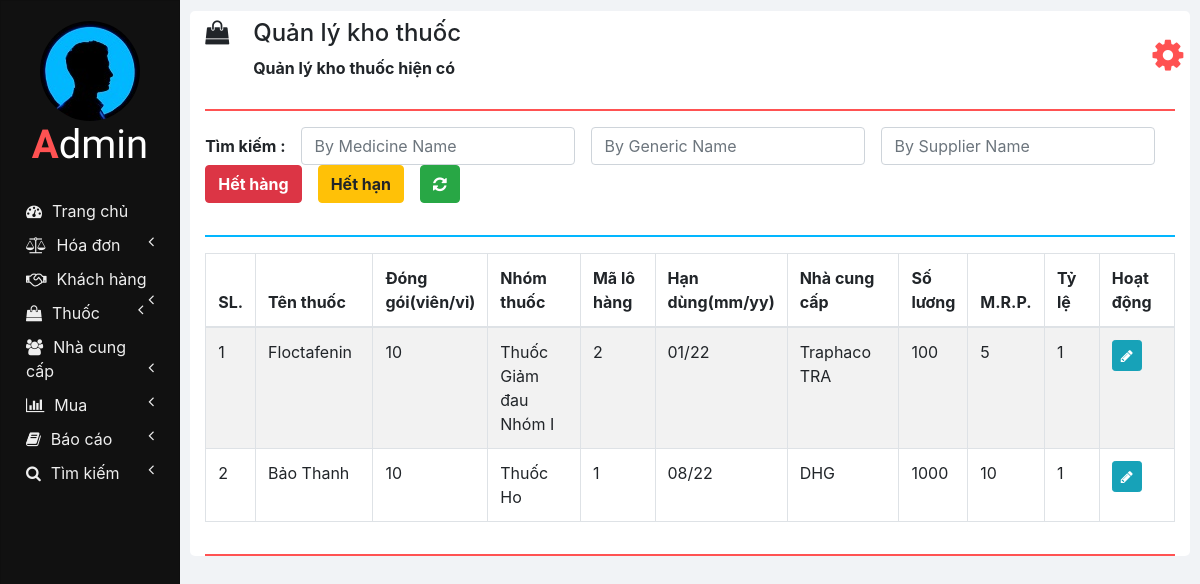
Page /manage_medicine_stock.php on the committed database.
### tables this page shows
CREATE TABLE `medicines` (
  `ID` int(11) NOT NULL,
  `NAME` varchar(100) NOT NULL,
  `PACKING` varchar(20) NOT NULL,
  `GENERIC_NAME` varchar(100) NOT NULL,
  `SUPPLIER_NAME` varchar(100) NOT NULL
);

CREATE TABLE `medicines_stock` (
  `ID` int(11) NOT NULL,
  `NAME` varchar(100) NOT NULL,
  `BATCH_ID` varchar(20) NOT NULL,
  `EXPIRY_DATE` varchar(10) NOT NULL,
  `QUANTITY` int(11) NOT NULL,
  `MRP` double NOT NULL,
  `RATE` double NOT NULL
);

### php/manage_medicine_stock.php (the view, shortened to what this page needs)
<?php
  function showMedicinesStock($id) {
    require "db_connection.php";
    if($con) {
      $seq_no = 0;
      $query = "SELECT * FROM medicines INNER JOIN medicines_stock ON medicines.NAME = medicines_stock.NAME";
      $result = mysqli_query($con, $query);
      while($row = mysqli_fetch_array($result)) {
        $seq_no++;
        if($row['BATCH_ID'] == $id)
          showEditOptionsRow($seq_no, $row);
        else
          showMedicineStockRow($seq_no, $row);
      }
    }
  }
  function showMedicineStockRow($seq_no, $row) {
    ?>
    <tr>
      <td><?php echo $seq_no; ?></td>
      <td><?php echo $row['NAME']; ?></td>
      <td><?php echo $row['PACKING']; ?></td>
      <td><?php echo $row['GENERIC_NAME']; ?></td>
      <td><?php echo $row['BATCH_ID']; ?></td>
      <td><?php echo $row['EXPIRY_DATE']; ?></td>
      <td><?php echo $row['SUPPLIER_NAME']; ?></td>
      <td><?php echo $row['QUANTITY']; ?></td>
      <td><?php echo $row['MRP']; ?></td>
      <td><?php echo $row['RATE']; ?></td>
      <td>
        <button href="" class="btn btn-info btn-sm" onclick="editMedicineStock('<?php echo $row['BATCH_ID']; ?>');">
          <i class="fa fa-pencil"></i>
        </button>
      </td>
    </tr>
    <?php
  }
  ?>

### css/sidenav.css (style rules this page uses)
body { background-color: #f1f3f6; }
.sidenav { width: 15%; height: 100vh; background-color: #222222; position: fixed; z-index: 1; flex: 1 0 auto; }
.card { width: 100%; height: 100%; top: 0; border-radius: 0; background-color: #111111; }
.logo .logo-caption { font-family: 'Poiret One', cursive; color: #ffffff; text-align: center; margin-bottom: 25px; }
.logo .profile { margin-left: 50%; border-radius: 50%; transform: translate(-50%); }
.logo .tweak { color: #ff5252; font-weight: bold; }
.main-menu-item { padding: 5px 5px; cursor: pointer; }
.main-menu-item > a { color: #eeeeee; text-decoration: none; font-size: 16px; }
.main-menu-item > a > span { margin-left: 10px; }

### css/home.css (style rules this page uses)
html, body { height: 100vh; }

### rows in the picture
medicines: seq_no "1", medicines_stock.NAME "Floctafenin", PACKING "10", GENERIC_NAME "Thuốc Giảm đau Nhóm I", medicines_stock.BATCH_ID "2", medicines_stock.EXPIRY_DATE "01/22", SUPPLIER_NAME "Traphaco TRA", medicines_stock.QUANTITY "100", medicines_stock.MRP "5", medicines_stock.RATE "1"
medicines: seq_no "2", medicines_stock.NAME "Bảo Thanh", PACKING "10", GENERIC_NAME "Thuốc Ho", medicines_stock.BATCH_ID "1", medicines_stock.EXPIRY_DATE "08/22", SUPPLIER_NAME "DHG", medicines_stock.QUANTITY "1000", medicines_stock.MRP "10", medicines_stock.RATE "1"

### other values in the picture
$heading "Quản lý kho thuốc"
$sub_heading "Quản lý kho thuốc hiện có"
